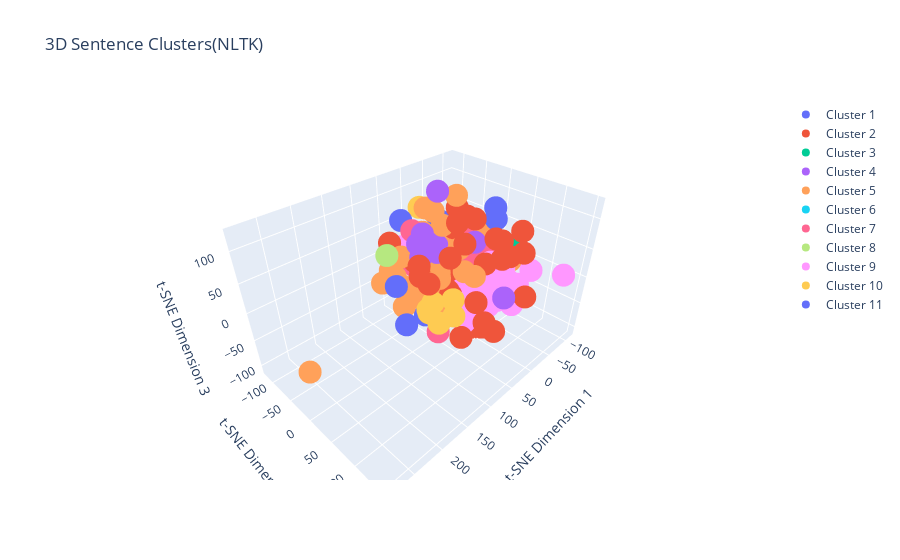

The cell this chart's notebook holds for it:
### Code cell
# Perform t-SNE dimensionality reduction for 3D visualization
perplexity_value = min(30, len(sentence_vectors_nltk) - 1)
tsne_3d = TSNE(n_components=3,perplexity=perplexity_value, random_state=0)
reduced_vectors_3d = tsne_3d.fit_transform(sentence_vectors_nltk)

fig = go.Figure()

for i in range(num_clusters):
    indices = labels_nltk == i
    fig.add_trace(go.Scatter3d(
        x=reduced_vectors_3d[indices, 0],
        y=reduced_vectors_3d[indices, 1],
        z=reduced_vectors_3d[indices, 2],
        mode='markers',
        name=f'Cluster {i+1}'
    ))

fig.update_layout(title='3D Sentence Clusters(NLTK)',
                    scene=dict(xaxis_title='t-SNE Dimension 1',
                                 yaxis_title='t-SNE Dimension 2',
                                 zaxis_title='t-SNE Dimension 3'))
fig.show()
